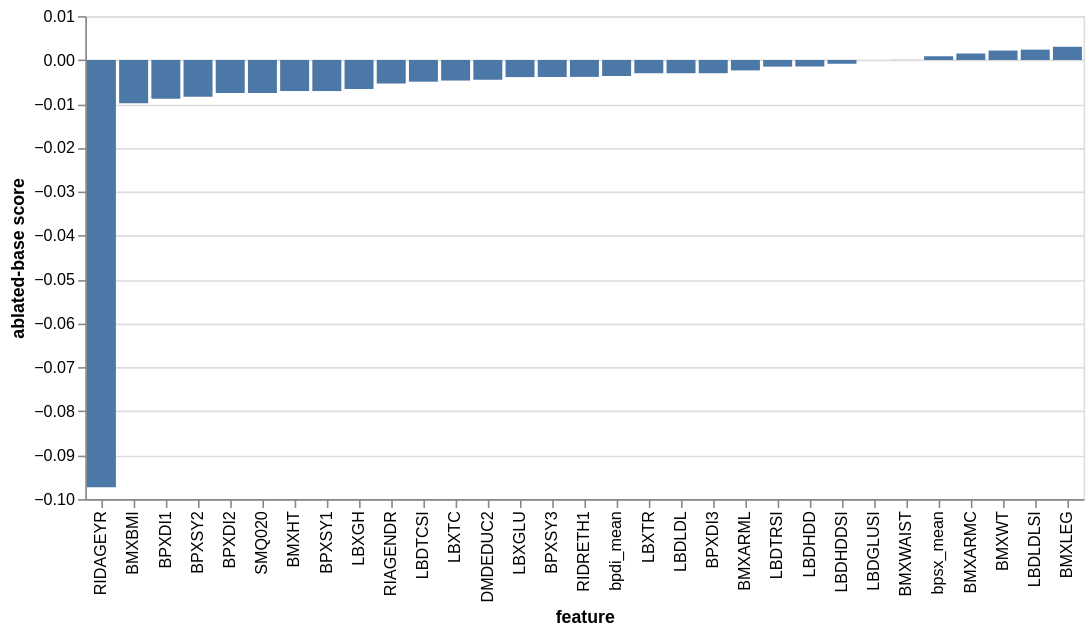

Notebook source saved alongside this figure:
### Code cell
print('Ablation analysis for xgb classifier')
ablation_analysis(tuned_xgb).head()

### Figure 1 — Vega-Lite specification as saved in the notebook (floating-point values rounded to 4 significant figures)
{"config": {"view": {"continuousWidth": 300, "continuousHeight": 300}}, "data": {"name": "data-9c2a4480ba5557db0ec8cd7f50637ac8"}, "mark": {"type": "bar"}, "encoding": {"x": {"field": "feature", "sort": ["RIDAGEYR", "BMXBMI", "BPXDI1", "BPXSY2", "BPXDI2", "SMQ020", "BMXHT", "BPXSY1", "LBXGH", "RIAGENDR", "LBDTCSI", "LBXTC", "DMDEDUC2", "LBXGLU", "BPXSY3", "RIDRETH1", "bpdi_mean", "LBXTR", "LBDLDL", "BPXDI3", "BMXARML", "LBDTRSI", "LBDHDD", "LBDHDDSI", "LBDGLUSI", "BMXWAIST", "bpsx_mean", "BMXARMC", "BMXWT", "LBDLDLSI", "BMXLEG"], "type": "nominal"}, "y": {"field": "ablated-base score", "type": "quantitative"}}, "$schema": "https://vega.github.io/schema/vega-lite/v5.20.1.json", "datasets": {"data-9c2a4480ba5557db0ec8cd7f50637ac8": [{"feature": "RIDAGEYR", "score": 0.6466, "ablated-base score": -0.0973}, {"feature": "BMXBMI", "score": 0.734, "ablated-base score": -0.00985}, {"feature": "BPXDI1", "score": 0.7351, "ablated-base score": -0.00881}, {"feature": "BPXSY2", "score": 0.7355, "ablated-base score": -0.008368}, {"feature": "BPXDI2", "score": 0.7364, "ablated-base score": -0.007511}, {"feature": "SMQ020", "score": 0.7364, "ablated-base score": -0.007511}, {"feature": "BMXHT", "score": 0.7368, "ablated-base score": -0.007069}, {"feature": "BPXSY1", "score": 0.7368, "ablated-base score": -0.007069}, {"feature": "LBXGH", "score": 0.7373, "ablated-base score": -0.006602}, {"feature": "RIAGENDR", "score": 0.7385, "ablated-base score": -0.005354}, {"feature": "LBDTCSI", "score": 0.7389, "ablated-base score": -0.004938}, {"feature": "LBXTC", "score": 0.7392, "ablated-base score": -0.004679}, {"feature": "DMDEDUC2", "score": 0.7394, "ablated-base score": -0.004496}, {"feature": "LBXGLU", "score": 0.74, "ablated-base score": -0.003897}, {"feature": "BPXSY3", "score": 0.74, "ablated-base score": -0.003872}, {"feature": "RIDRETH1", "score": 0.74, "ablated-base score": -0.003847}, {"feature": "bpdi_mean", "score": 0.7402, "ablated-base score": -0.003639}, {"feature": "LBXTR", "score": 0.7409, "ablated-base score": -0.003014}, {"feature": "LBDLDL", "score": 0.7409, "ablated-base score": -0.003014}, {"feature": "BPXDI3", "score": 0.7409, "ablated-base score": -0.003014}, {"feature": "BMXARML", "score": 0.7415, "ablated-base score": -0.002365}, {"feature": "LBDTRSI", "score": 0.7424, "ablated-base score": -0.001507}, {"feature": "LBDHDD", "score": 0.7424, "ablated-base score": -0.001482}, {"feature": "LBDHDDSI", "score": 0.743, "ablated-base score": -0.0008576}, {"feature": "LBDGLUSI", "score": 0.7439, "ablated-base score": 0.0}, {"feature": "BMXWAIST", "score": 0.7439, "ablated-base score": 2.534e-05}, {"feature": "bpsx_mean", "score": 0.7447, "ablated-base score": 0.0008576}, {"feature": "BMXARMC", "score": 0.7454, "ablated-base score": 0.001482}, {"feature": "BMXWT", "score": 0.746, "ablated-base score": 0.002157}, {"feature": "LBDLDLSI", "score": 0.7463, "ablated-base score": 0.002365}, {"feature": "BMXLEG", "score": 0.7469, "ablated-base score": 0.003014}]}}
